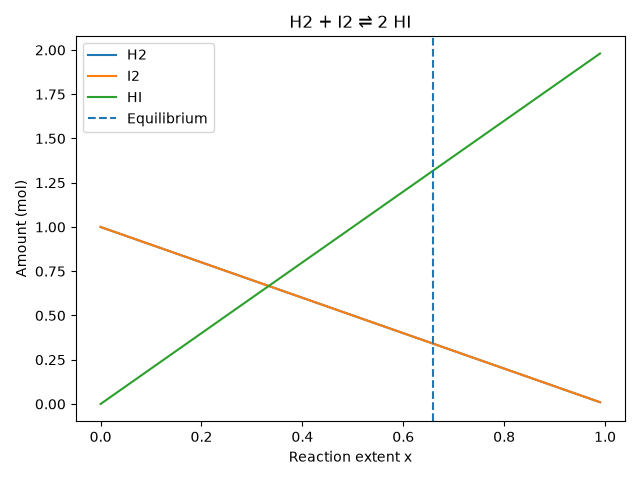

Python code for this plot:
import numpy as np
import matplotlib.pyplot as plt
from scipy.optimize import newton, minimize

K = 15

def k_imbalance(x):
    return (2 * x)**2 / ((1 - x) * (1 - x)) - K

x_newton = newton(k_imbalance, 0.5)

def squared_imbalance(x):
    return k_imbalance(x[0])**2

result = minimize(
    squared_imbalance,
    x0=[0.5],
    method="SLSQP",
    bounds=[(0, 0.999999)]
)

x_slsqp = result.x[0]

print("Newton x:", x_newton)
print("SLSQP x:", x_slsqp)

n_H2 = 1 - x_newton
n_I2 = 1 - x_newton
n_HI = 2 * x_newton

print("Equilibrium H2:", n_H2, "mol")
print("Equilibrium I2:", n_I2, "mol")
print("Equilibrium HI:", n_HI, "mol")

x_values = np.linspace(0, 0.99, 300)

plt.figure()
plt.plot(x_values, 1 - x_values, label="H2")
plt.plot(x_values, 1 - x_values, label="I2")
plt.plot(x_values, 2 * x_values, label="HI")
plt.axvline(x_newton, linestyle="--", label="Equilibrium")

plt.xlabel("Reaction extent x")
plt.ylabel("Amount (mol)")
plt.title("H2 + I2 ⇌ 2 HI")
plt.legend()
plt.tight_layout()
plt.savefig("equilibrium.png")
plt.show()
